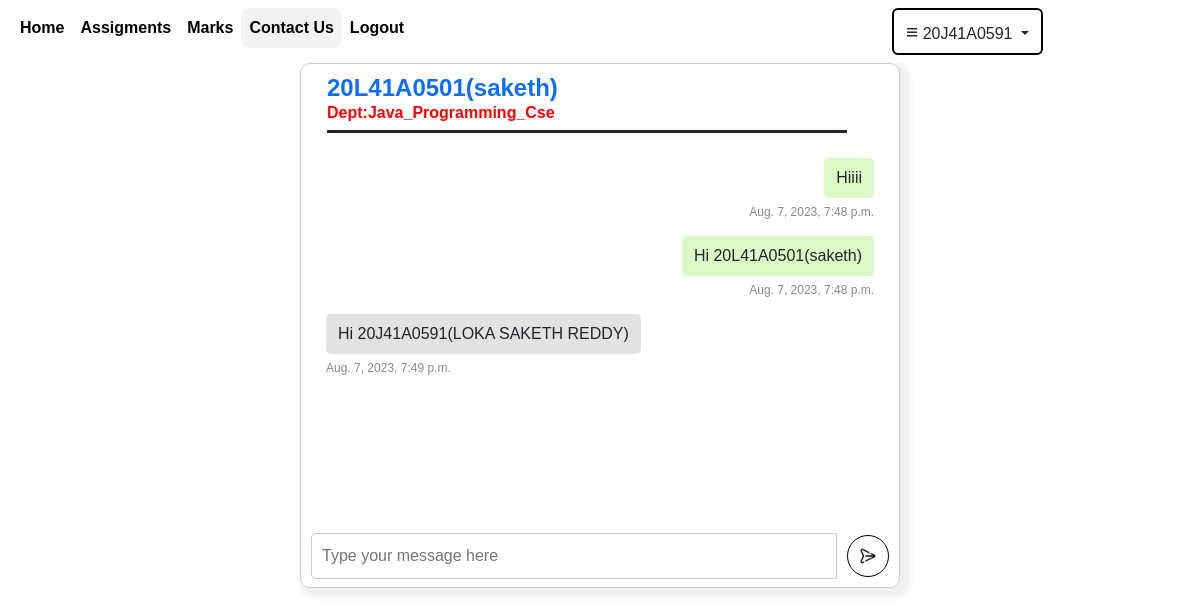
Before: /message_sent_faculty/20L41A0501 (signed in) with the older database file.
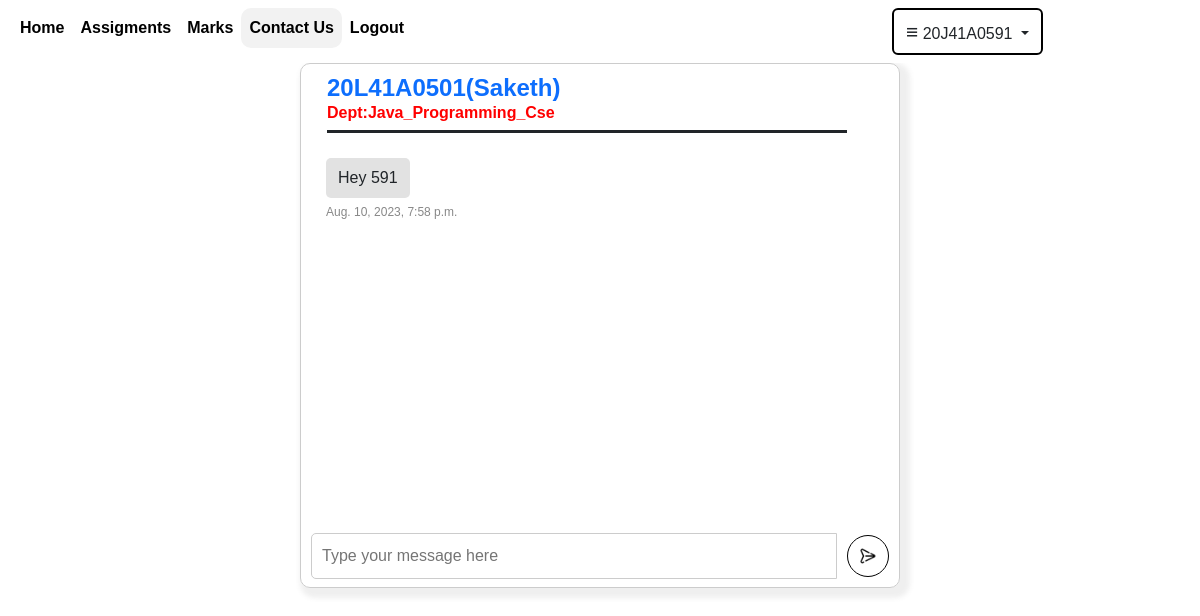
After: the same page with the newer database file.
### user/models.py (models this page shows, shortened)
class LoginDetails(models.Model):
    username=models.CharField(max_length=20,primary_key=True)
    password=models.CharField(max_length=20)
    name=models.CharField(max_length=100)
    usertype=models.CharField(max_length=30,default="usertype")
    dept=models.CharField(max_length=30,default="department")

class Message(models.Model):
    message_id=models.IntegerField()
    sender=models.CharField(max_length=120)
    receiver=models.CharField(max_length=120)
    message=models.CharField(max_length=1000,blank=False)
    timestamp=models.DateTimeField(default=timezone.now)

### user/views.py (the view, shortened to what this page needs)
# urls.py: path('message_sent_faculty/<str:pk>',views.message_sent_faculty),
def message_sent_faculty(request,pk):
    uname=request.session.get('uname')
    name=request.session.get('name')
    sender=LoginDetails.objects.get(username=uname)
    selctedname=LoginDetails.objects.get(username=pk).name
    selcteddept=LoginDetails.objects.get(username=pk).dept
    messagelist=Message.objects.filter((Q(sender=uname) & Q(receiver=pk)) | (Q(sender=pk) & Q(receiver=uname)))
    return render(request,'send_message_faculty.html',{'selected':pk,'selecteddept':selcteddept,'selectedname':selctedname,'uname':uname,'fac':sender,'name':name,'messagelist':messagelist})

### user/templates/send_message_faculty.html (shortened to what this page needs)
{% extends 'base2.html'%}
{% block content%}
<form action='/message_sent_faculty/{{selected}}' id="form"method='post'>
<div class="outer_box">
    <div class="h4 pb-2 mb-0 border-bottom border-3 mx-3 border-dark underline" style="color:#0d6efd;width:90%;">
    <b>{{selected}}({{selectedname}})</b> <br>
    <h6 class="mb-0"><b style="color:red;">Dept:{{selecteddept}}</b></h6>
  </div>
    <div class="chat-window" id="chat-wind">
        {% for msg in messagelist %}
            {% if msg.sender == uname%}
                <div class="message sent">
                    <span class="message-content">{{msg.message}}</span>
                    <div class="message-timestamp">{{msg.timestamp}}</div>
                </div>
            {% elif msg.sender == selected%}
                <div class="message received">
                    <span class="message-content">{{msg.message}}</span>
                    <div class="message-timestamp">{{msg.timestamp}}</div>
                </div>
            {%endif%}
        {%endfor%}
    </div>
    <div class="message-box">
        <input type="text" id="message-input" name="text" placeholder="Type your message here">
        <button class="btt"><div id="send-button" onclick="refreshChat()"><img src="../static/img/icons8-send-96.png"></div></button>
    </div>
</div>
  </form>
{%endblock%}

Changed rows visible on the page:
removed Message: message "Hiiii", timestamp "Aug. 7, 2023, 7:48 p.m."
removed Message: message "Hi 20L41A0501(saketh)", timestamp "Aug. 7, 2023, 7:48 p.m."
removed Message: message "Hi 20J41A0591(LOKA SAKETH REDDY)", timestamp "Aug. 7, 2023, 7:49 p.m."
changed LoginDetails "Java_Programming_Cse": name "saketh" → "Saketh"
added Message: message "Hey 591", timestamp "Aug. 10, 2023, 7:58 p.m."
